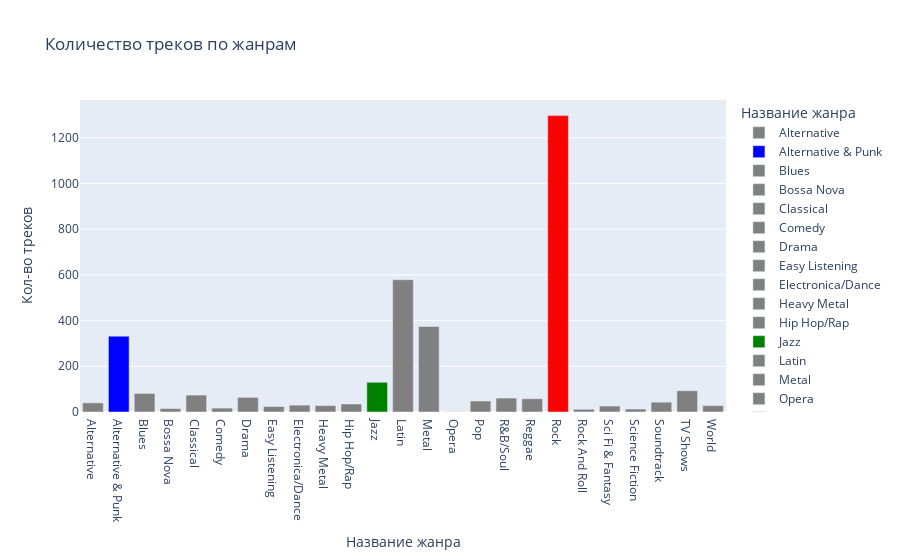

Notebook cell for this chart:
### Markdown cell above
### Задание 2.3

### Code cell
fig = px.bar(
    df3,
    x='genre_name',
    y='tracks_number',
    title='Количество треков по жанрам',
    labels={'genre_name': 'Название жанра', 'tracks_number': 'Кол-во треков'},
    color='genre_name',
    color_discrete_map={
        'Jazz':'green',
        'Rock': 'red',
        'Alternative & Punk': 'blue',
        'Alternative': 'gray',
        'Blues': 'gray',
        'Bossa Nova': 'gray',
        'Classical': 'gray',
        'Comedy': 'gray',
        'Drama': 'gray',
        'Easy Listening': 'gray',
        'Electronica/Dance': 'gray',
        'Heavy Metal': 'gray',
        'Hip Hop/Rap': 'gray',
        'Latin': 'gray',
        'Metal': 'gray',
        'Opera': 'gray',
        'Pop': 'gray',
        'R&B/Soul': 'gray',
        'Reggae': 'gray',
        'Rock And Roll': 'gray',
        'Sci Fi & Fantasy': 'gray',
        'Science Fiction': 'gray',
        'Soundtrack': 'gray',
        'TV Shows': 'gray',
        'World': 'gray',
        
    }
)

fig.show()

### Figure 1 — Plotly figure (JSON) as saved in the notebook; plotly's stock layout.template omitted (floating-point values rounded to 4 significant figures)
{"data": [{"alignmentgroup": "True", "hovertemplate": "Название жанра=%{x}<br>Кол-во треков=%{y}<extra></extra>", "legendgroup": "Alternative", "marker": {"color": "gray", "pattern": {"shape": ""}}, "name": "Alternative", "offsetgroup": "Alternative", "orientation": "v", "showlegend": true, "textposition": "auto", "type": "bar", "x": ["Alternative"], "xaxis": "x", "y": [40], "yaxis": "y"}, {"alignmentgroup": "True", "hovertemplate": "Название жанра=%{x}<br>Кол-во треков=%{y}<extra></extra>", "legendgroup": "Alternative & Punk", "marker": {"color": "blue", "pattern": {"shape": ""}}, "name": "Alternative & Punk", "offsetgroup": "Alternative & Punk", "orientation": "v", "showlegend": true, "textposition": "auto", "type": "bar", "x": ["Alternative & Punk"], "xaxis": "x", "y": [332], "yaxis": "y"}, {"alignmentgroup": "True", "hovertemplate": "Название жанра=%{x}<br>Кол-во треков=%{y}<extra></extra>", "legendgroup": "Blues", "marker": {"color": "gray", "pattern": {"shape": ""}}, "name": "Blues", "offsetgroup": "Blues", "orientation": "v", "showlegend": true, "textposition": "auto", "type": "bar", "x": ["Blues"], "xaxis": "x", "y": [81], "yaxis": "y"}, {"alignmentgroup": "True", "hovertemplate": "Название жанра=%{x}<br>Кол-во треков=%{y}<extra></extra>", "legendgroup": "Bossa Nova", "marker": {"color": "gray", "pattern": {"shape": ""}}, "name": "Bossa Nova", "offsetgroup": "Bossa Nova", "orientation": "v", "showlegend": true, "textposition": "auto", "type": "bar", "x": ["Bossa Nova"], "xaxis": "x", "y": [15], "yaxis": "y"}, {"alignmentgroup": "True", "hovertemplate": "Название жанра=%{x}<br>Кол-во треков=%{y}<extra></extra>", "legendgroup": "Classical", "marker": {"color": "gray", "pattern": {"shape": ""}}, "name": "Classical", "offsetgroup": "Classical", "orientation": "v", "showlegend": true, "textposition": "auto", "type": "bar", "x": ["Classical"], "xaxis": "x", "y": [74], "yaxis": "y"}, {"alignmentgroup": "True", "hovertemplate": "Название жанра=%{x}<br>Кол-во треков=%{y}<extra></extra>", "legendgroup": "Comedy", "marker": {"color": "gray", "pattern": {"shape": ""}}, "name": "Comedy", "offsetgroup": "Comedy", "orientation": "v", "showlegend": true, "textposition": "auto", "type": "bar", "x": ["Comedy"], "xaxis": "x", "y": [17], "yaxis": "y"}, {"alignmentgroup": "True", "hovertemplate": "Название жанра=%{x}<br>Кол-во треков=%{y}<extra></extra>", "legendgroup": "Drama", "marker": {"color": "gray", "pattern": {"shape": ""}}, "name": "Drama", "offsetgroup": "Drama", "orientation": "v", "showlegend": true, "textposition": "auto", "type": "bar", "x": ["Drama"], "xaxis": "x", "y": [64], "yaxis": "y"}, {"alignmentgroup": "True", "hovertemplate": "Название жанра=%{x}<br>Кол-во треков=%{y}<extra></extra>", "legendgroup": "Easy Listening", "marker": {"color": "gray", "pattern": {"shape": ""}}, "name": "Easy Listening", "offsetgroup": "Easy Listening", "orientation": "v", "showlegend": true, "textposition": "auto", "type": "bar", "x": ["Easy Listening"], "xaxis": "x", "y": [24], "yaxis": "y"}, {"alignmentgroup": "True", "hovertemplate": "Название жанра=%{x}<br>Кол-во треков=%{y}<extra></extra>", "legendgroup": "Electronica/Dance", "marker": {"color": "gray", "pattern": {"shape": ""}}, "name": "Electronica/Dance", "offsetgroup": "Electronica/Dance", "orientation": "v", "showlegend": true, "textposition": "auto", "type": "bar", "x": ["Electronica/Dance"], "xaxis": "x", "y": [30], "yaxis": "y"}, {"alignmentgroup": "True", "hovertemplate": "Название жанра=%{x}<br>Кол-во треков=%{y}<extra></extra>", "legendgroup": "Heavy Metal", "marker": {"color": "gray", "pattern": {"shape": ""}}, "name": "Heavy Metal", "offsetgroup": "Heavy Metal", "orientation": "v", "showlegend": true, "textposition": "auto", "type": "bar", "x": ["Heavy Metal"], "xaxis": "x", "y": [28], "yaxis": "y"}, {"alignmentgroup": "True", "hovertemplate": "Название жанра=%{x}<br>Кол-во треков=%{y}<extra></extra>", "legendgroup": "Hip Hop/Rap", "marker": {"color": "gray", "pattern": {"shape": ""}}, "name": "Hip Hop/Rap", "offsetgroup": "Hip Hop/Rap", "orientation": "v", "showlegend": true, "textposition": "auto", "type": "bar", "x": ["Hip Hop/Rap"], "xaxis": "x", "y": [35], "yaxis": "y"}, {"alignmentgroup": "True", "hovertemplate": "Название жанра=%{x}<br>Кол-во треков=%{y}<extra></extra>", "legendgroup": "Jazz", "marker": {"color": "green", "pattern": {"shape": ""}}, "name": "Jazz", "offsetgroup": "Jazz", "orientation": "v", "showlegend": true, "textposition": "auto", "type": "bar", "x": ["Jazz"], "xaxis": "x", "y": [130], "yaxis": "y"}, {"alignmentgroup": "True", "hovertemplate": "Название жанра=%{x}<br>Кол-во треков=%{y}<extra></extra>", "legendgroup": "Latin", "marker": {"color": "gray", "pattern": {"shape": ""}}, "name": "Latin", "offsetgroup": "Latin", "orientation": "v", "showlegend": true, "textposition": "auto", "type": "bar", "x": ["Latin"], "xaxis": "x", "y": [579], "yaxis": "y"}, {"alignmentgroup": "True", "hovertemplate": "Название жанра=%{x}<br>Кол-во треков=%{y}<extra></extra>", "legendgroup": "Metal", "marker": {"color": "gray", "pattern": {"shape": ""}}, "name": "Metal", "offsetgroup": "Metal", "orientation": "v", "showlegend": true, "textposition": "auto", "type": "bar", "x": ["Metal"], "xaxis": "x", "y": [374], "yaxis": "y"}, {"alignmentgroup": "True", "hovertemplate": "Название жанра=%{x}<br>Кол-во треков=%{y}<extra></extra>", "legendgroup": "Opera", "marker": {"color": "gray", "pattern": {"shape": ""}}, "name": "Opera", "offsetgroup": "Opera", "orientation": "v", "showlegend": true, "textposition": "auto", "type": "bar", "x": ["Opera"], "xaxis": "x", "y": [1], "yaxis": "y"}, {"alignmentgroup": "True", "hovertemplate": "Название жанра=%{x}<br>Кол-во треков=%{y}<extra></extra>", "legendgroup": "Pop", "marker": {"color": "gray", "pattern": {"shape": ""}}, "name": "Pop", "offsetgroup": "Pop", "orientation": "v", "showlegend": true, "textposition": "auto", "type": "bar", "x": ["Pop"], "xaxis": "x", "y": [48], "yaxis": "y"}, {"alignmentgroup": "True", "hovertemplate": "Название жанра=%{x}<br>Кол-во треков=%{y}<extra></extra>", "legendgroup": "R&B/Soul", "marker": {"color": "gray", "pattern": {"shape": ""}}, "name": "R&B/Soul", "offsetgroup": "R&B/Soul", "orientation": "v", "showlegend": true, "textposition": "auto", "type": "bar", "x": ["R&B/Soul"], "xaxis": "x", "y": [61], "yaxis": "y"}, {"alignmentgroup": "True", "hovertemplate": "Название жанра=%{x}<br>Кол-во треков=%{y}<extra></extra>", "legendgroup": "Reggae", "marker": {"color": "gray", "pattern": {"shape": ""}}, "name": "Reggae", "offsetgroup": "Reggae", "orientation": "v", "showlegend": true, "textposition": "auto", "type": "bar", "x": ["Reggae"], "xaxis": "x", "y": [58], "yaxis": "y"}, {"alignmentgroup": "True", "hovertemplate": "Название жанра=%{x}<br>Кол-во треков=%{y}<extra></extra>", "legendgroup": "Rock", "marker": {"color": "red", "pattern": {"shape": ""}}, "name": "Rock", "offsetgroup": "Rock", "orientation": "v", "showlegend": true, "textposition": "auto", "type": "bar", "x": ["Rock"], "xaxis": "x", "y": [1297], "yaxis": "y"}, {"alignmentgroup": "True", "hovertemplate": "Название жанра=%{x}<br>Кол-во треков=%{y}<extra></extra>", "legendgroup": "Rock And Roll", "marker": {"color": "gray", "pattern": {"shape": ""}}, "name": "Rock And Roll", "offsetgroup": "Rock And Roll", "orientation": "v", "showlegend": true, "textposition": "auto", "type": "bar", "x": ["Rock And Roll"], "xaxis": "x", "y": [12], "yaxis": "y"}, {"alignmentgroup": "True", "hovertemplate": "Название жанра=%{x}<br>Кол-во треков=%{y}<extra></extra>", "legendgroup": "Sci Fi & Fantasy", "marker": {"color": "gray", "pattern": {"shape": ""}}, "name": "Sci Fi & Fantasy", "offsetgroup": "Sci Fi & Fantasy", "orientation": "v", "showlegend": true, "textposition": "auto", "type": "bar", "x": ["Sci Fi & Fantasy"], "xaxis": "x", "y": [26], "yaxis": "y"}, {"alignmentgroup": "True", "hovertemplate": "Название жанра=%{x}<br>Кол-во треков=%{y}<extra></extra>", "legendgroup": "Science Fiction", "marker": {"color": "gray", "pattern": {"shape": ""}}, "name": "Science Fiction", "offsetgroup": "Science Fiction", "orientation": "v", "showlegend": true, "textposition": "auto", "type": "bar", "x": ["Science Fiction"], "xaxis": "x", "y": [13], "yaxis": "y"}, {"alignmentgroup": "True", "hovertemplate": "Название жанра=%{x}<br>Кол-во треков=%{y}<extra></extra>", "legendgroup": "Soundtrack", "marker": {"color": "gray", "pattern": {"shape": ""}}, "name": "Soundtrack", "offsetgroup": "Soundtrack", "orientation": "v", "showlegend": true, "textposition": "auto", "type": "bar", "x": ["Soundtrack"], "xaxis": "x", "y": [43], "yaxis": "y"}, {"alignmentgroup": "True", "hovertemplate": "Название жанра=%{x}<br>Кол-во треков=%{y}<extra></extra>", "legendgroup": "TV Shows", "marker": {"color": "gray", "pattern": {"shape": ""}}, "name": "TV Shows", "offsetgroup": "TV Shows", "orientation": "v", "showlegend": true, "textposition": "auto", "type": "bar", "x": ["TV Shows"], "xaxis": "x", "y": [93], "yaxis": "y"}, {"alignmentgroup": "True", "hovertemplate": "Название жанра=%{x}<br>Кол-во треков=%{y}<extra></extra>", "legendgroup": "World", "marker": {"color": "gray", "pattern": {"shape": ""}}, "name": "World", "offsetgroup": "World", "orientation": "v", "showlegend": true, "textposition": "auto", "type": "bar", "x": ["World"], "xaxis": "x", "y": [28], "yaxis": "y"}], "layout": {"barmode": "relative", "legend": {"title": {"text": "Название жанра"}, "tracegroupgap": 0}, "title": {"text": "Количество треков по жанрам"}, "xaxis": {"anchor": "y", "categoryarray": ["Alternative", "Alternative & Punk", "Blues", "Bossa Nova", "Classical", "Comedy", "Drama", "Easy Listening", "Electronica/Dance", "Heavy Metal", "Hip Hop/Rap", "Jazz", "Latin", "Metal", "Opera", "Pop", "R&B/Soul", "Reggae", "Rock", "Rock And Roll", "Sci Fi & Fantasy", "Science Fiction", "Soundtrack", "TV Shows", "World"], "categoryorder": "array", "domain": [0, 1], "title": {"text": "Название жанра"}}, "yaxis": {"anchor": "x", "domain": [0, 1], "title": {"text": "Кол-во треков"}}}}
